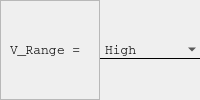
                                 <widget class="QFrame" name="frame_123">
                                  <property name="minimumSize">
                                   <size>
                                    <width>200</width>
                                    <height>0</height>
                                   </size>
                                  </property>
                                  <property name="frameShape">
                                   <enum>QFrame::NoFrame</enum>
                                  </property>
                                  <property name="frameShadow">
                                   <enum>QFrame::Plain</enum>
                                  </property>
                                  <layout class="QHBoxLayout" name="horizontalLayout_34">
                                   <property name="spacing">
                                    <number>0</number>
                                   </property>
                                   <property name="leftMargin">
                                    <number>0</number>
                                   </property>
                                   <property name="topMargin">
                                    <number>0</number>
                                   </property>
                                   <property name="rightMargin">
                                    <number>0</number>
                                   </property>
                                   <property name="bottomMargin">
                                    <number>0</number>
                                   </property>
                                   <item>
                                    <widget class="QFrame" name="frame_124">
                                     <property name="frameShape">
                                      <enum>QFrame::StyledPanel</enum>
                                     </property>
                                     <property name="frameShadow">
                                      <enum>QFrame::Raised</enum>
                                     </property>
                                     <layout class="QVBoxLayout" name="verticalLayout_79">
                                      <item>
                                       <widget class="QLabel" name="label_49">
                                        <property name="font">
                                         <font>
                                          <family>Courier</family>
                                          <pointsize>10</pointsize>
                                         </font>
                                        </property>
                                        <property name="text">
                                         <string>V_Range =</string>
                                        </property>
                                       </widget>
                                      </item>
                                     </layout>
                                    </widget>
                                   </item>
                                   <item>
                                    <widget class="QFrame" name="frame_125">
                                     <property name="frameShape">
                                      <enum>QFrame::NoFrame</enum>
                                     </property>
                                     <property name="frameShadow">
                                      <enum>QFrame::Plain</enum>
                                     </property>
                                     <layout class="QVBoxLayout" name="verticalLayout_80">
                                      <property name="spacing">
                                       <number>0</number>
                                      </property>
                                      <property name="leftMargin">
                                       <number>0</number>
                                      </property>
                                      <property name="topMargin">
                                       <number>0</number>
                                      </property>
                                      <property name="rightMargin">
                                       <number>0</number>
                                      </property>
                                      <property name="bottomMargin">
                                       <number>0</number>
                                      </property>
                                      <item>
                                       <widget class="QComboBox" name="comboBox_5">
                                        <property name="font">
                                         <font>
                                          <family>Courier</family>
                                          <pointsize>10</pointsize>
                                          <weight>50</weight>
                                          <italic>false</italic>
                                          <bold>false</bold>
                                         </font>
                                        </property>
                                        <property name="autoFillBackground">
                                         <bool>false</bool>
                                        </property>
                                        <property name="styleSheet">
                                         <string notr="true">QComboBox{
	border:transparent;
	border-bottom: 1px solid black;
	background:transparent;
}


QComboBox:down-arrow {
    image: url(resources/arrow.png);
	width: 14px;
	height: 14px;
}

QComboBox QAbstractItemView {

    
    selection-background-color: rgb(174, 255, 193);
	selection-color: black;
	background-color: white;

}</string>
                                        </property>
                                        <item>
                                         <property name="text">
                                          <string>High</string>
                                         </property>
                                        </item>
                                        <item>
                                         <property name="text">
                                          <string>Medium</string>
                                         </property>
                                        </item>
                                        <item>
                                         <property name="text">
                                          <string>Low</string>
                                         </property>
                                        </item>
                                       </widget>
                                      </item>
                                     </layout>
                                    </widget>
                                   </item>
                                  </layout>
                                 </widget>
